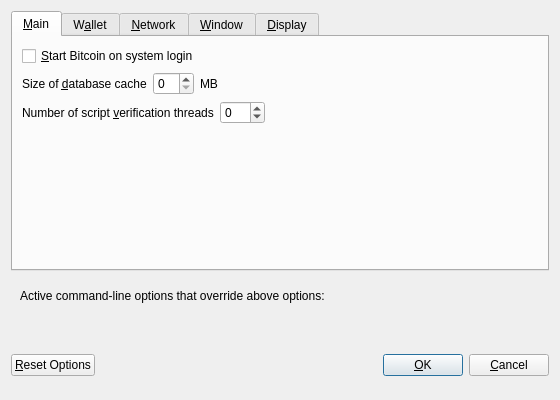
<?xml version="1.0" encoding="UTF-8"?>
<ui version="4.0">
 <class>OptionsDialog</class>
 <widget class="QDialog" name="OptionsDialog">
  <property name="geometry">
   <rect>
    <x>0</x>
    <y>0</y>
    <width>560</width>
    <height>400</height>
   </rect>
  </property>
  <property name="windowTitle">
   <string>Options</string>
  </property>
  <property name="modal">
   <bool>true</bool>
  </property>
  <layout class="QVBoxLayout" name="verticalLayout">
   <item>
    <widget class="QTabWidget" name="tabWidget">
     <property name="currentIndex">
      <number>0</number>
     </property>
     <widget class="QWidget" name="tabMain">
      <attribute name="title">
       <string>&amp;Main</string>
      </attribute>
      <layout class="QVBoxLayout" name="verticalLayout_Main">
       <item>
        <widget class="QCheckBox" name="bitcoinAtStartup">
         <property name="toolTip">
          <string>Automatically start Bitcoin after logging in to the system.</string>
         </property>
         <property name="text">
          <string>&amp;Start Bitcoin on system login</string>
         </property>
        </widget>
       </item>
       <item>
        <layout class="QHBoxLayout" name="horizontalLayout_2_Main">
         <item>
          <widget class="QLabel" name="databaseCacheLabel">
           <property name="text">
            <string>Size of &amp;database cache</string>
           </property>
           <property name="textFormat">
            <enum>Qt::PlainText</enum>
           </property>
           <property name="buddy">
            <cstring>databaseCache</cstring>
           </property>
          </widget>
         </item>
         <item>
          <widget class="QSpinBox" name="databaseCache"/>
         </item>
         <item>
          <widget class="QLabel" name="databaseCacheUnitLabel">
           <property name="text">
            <string>MB</string>
           </property>
           <property name="textFormat">
            <enum>Qt::PlainText</enum>
           </property>
          </widget>
         </item>
         <item>
          <spacer name="horizontalSpacer_2_Main">
           <property name="orientation">
            <enum>Qt::Horizontal</enum>
           </property>
           <property name="sizeHint" stdset="0">
            <size>
             <width>40</width>
             <height>20</height>
            </size>
           </property>
          </spacer>
         </item>
        </layout>
       </item>
       <item>
        <layout class="QHBoxLayout" name="horizontalLayout_3_Main">
         <item>
          <widget class="QLabel" name="threadsScriptVerifLabel">
           <property name="text">
            <string>Number of script &amp;verification threads</string>
           </property>
           <property name="textFormat">
            <enum>Qt::PlainText</enum>
           </property>
           <property name="buddy">
            <cstring>threadsScriptVerif</cstring>
           </property>
          </widget>
         </item>
         <item>
          <widget class="QSpinBox" name="threadsScriptVerif">
           <property name="toolTip">
            <string>Set the number of script verification threads (up to 16, 0 = auto, &lt;0 = leave that many cores free, default: 0)</string>
           </property>
           <property name="minimum">
            <number>-16</number>
           </property>
           <property name="maximum">
            <number>16</number>
           </property>
          </widget>
         </item>
         <item>
          <spacer name="horizontalSpacer_3_Main">
           <property name="orientation">
            <enum>Qt::Horizontal</enum>
           </property>
           <property name="sizeHint" stdset="0">
            <size>
             <width>40</width>
             <height>20</height>
            </size>
           </property>
          </spacer>
         </item>
        </layout>
       </item>
       <item>
        <spacer name="verticalSpacer_Main">
         <property name="orientation">
          <enum>Qt::Vertical</enum>
         </property>
         <property name="sizeHint" stdset="0">
          <size>
           <width>20</width>
           <height>40</height>
          </size>
         </property>
        </spacer>
       </item>
      </layout>
     </widget>
     <widget class="QWidget" name="tabWallet">
      <attribute name="title">
       <string>W&amp;allet</string>
      </attribute>
      <layout class="QVBoxLayout" name="verticalLayout_Wallet">
       <item>
        <widget class="QLabel" name="transactionFeeInfoLabel">
         <property name="text">
          <string>Optional transaction fee per kB that helps make sure your transactions are processed quickly. Most transactions are 1 kB.</string>
         </property>
         <property name="textFormat">
          <enum>Qt::PlainText</enum>
         </property>
         <property name="wordWrap">
          <bool>true</bool>
         </property>
        </widget>
       </item>
       <item>
        <layout class="QHBoxLayout" name="horizontalLayout_1_Wallet">
         <item>
          <widget class="QLabel" name="transactionFeeLabel">
           <property name="text">
            <string>Pay transaction &amp;fee</string>
           </property>
           <property name="textFormat">
            <enum>Qt::PlainText</enum>
           </property>
           <property name="buddy">
            <cstring>transactionFee</cstring>
           </property>
          </widget>
         </item>
         <item>
          <widget class="BitcoinAmountField" name="transactionFee"/>
         </item>
         <item>
          <spacer name="horizontalSpacer_1_Wallet">
           <property name="orientation">
            <enum>Qt::Horizontal</enum>
           </property>
           <property name="sizeHint" stdset="0">
            <size>
             <width>40</width>
             <height>20</height>
            </size>
           </property>
          </spacer>
         </item>
        </layout>
       </item>
       <item>
        <widget class="QLabel" name="spendZeroConfChangeInfoLabel">
         <property name="text">
          <string>If you disable the spending of unconfirmed change, the change from a transaction cannot be used until that transaction has at least one confirmation. This also affects how your balance is computed.</string>
         </property>
         <property name="textFormat">
          <enum>Qt::PlainText</enum>
         </property>
         <property name="wordWrap">
          <bool>true</bool>
         </property>
        </widget>
       </item>
       <item>
        <widget class="QCheckBox" name="spendZeroConfChange">
         <property name="text">
          <string>&amp;Spend unconfirmed change (experts only)</string>
         </property>
        </widget>
       </item>
       <item>
        <spacer name="verticalSpacer_Wallet">
         <property name="orientation">
          <enum>Qt::Vertical</enum>
         </property>
         <property name="sizeHint" stdset="0">
          <size>
           <width>20</width>
           <height>40</height>
          </size>
         </property>
        </spacer>
       </item>
      </layout>
     </widget>
     <widget class="QWidget" name="tabNetwork">
      <attribute name="title">
       <string>&amp;Network</string>
      </attribute>
      <layout class="QVBoxLayout" name="verticalLayout_Network">
       <item>
        <widget class="QCheckBox" name="mapPortUpnp">
         <property name="toolTip">
          <string>Automatically open the Freicoin client port on the router. This only works when your router supports UPnP and it is enabled.</string>
         </property>
         <property name="text">
          <string>Map port using &amp;UPnP</string>
         </property>
        </widget>
       </item>
       <item>
        <widget class="QCheckBox" name="connectSocks">
         <property name="toolTip">
          <string>Connect to the Freicoin network through a SOCKS proxy.</string>
         </property>
         <property name="text">
          <string>&amp;Connect through SOCKS proxy (default proxy):</string>
         </property>
        </widget>
       </item>
       <item>
        <layout class="QHBoxLayout" name="horizontalLayout_1_Network">
         <item>
          <widget class="QLabel" name="proxyIpLabel">
           <property name="text">
            <string>Proxy &amp;IP:</string>
           </property>
           <property name="textFormat">
            <enum>Qt::PlainText</enum>
           </property>
           <property name="buddy">
            <cstring>proxyIp</cstring>
           </property>
          </widget>
         </item>
         <item>
          <widget class="QValidatedLineEdit" name="proxyIp">
           <property name="minimumSize">
            <size>
             <width>140</width>
             <height>0</height>
            </size>
           </property>
           <property name="maximumSize">
            <size>
             <width>140</width>
             <height>16777215</height>
            </size>
           </property>
           <property name="toolTip">
            <string>IP address of the proxy (e.g. IPv4: 127.0.0.1 / IPv6: ::1)</string>
           </property>
          </widget>
         </item>
         <item>
          <widget class="QLabel" name="proxyPortLabel">
           <property name="text">
            <string>&amp;Port:</string>
           </property>
           <property name="textFormat">
            <enum>Qt::PlainText</enum>
           </property>
           <property name="buddy">
            <cstring>proxyPort</cstring>
           </property>
          </widget>
         </item>
         <item>
          <widget class="QLineEdit" name="proxyPort">
           <property name="minimumSize">
            <size>
             <width>55</width>
             <height>0</height>
            </size>
           </property>
           <property name="maximumSize">
            <size>
             <width>55</width>
             <height>16777215</height>
            </size>
           </property>
           <property name="toolTip">
            <string>Port of the proxy (e.g. 9050)</string>
           </property>
          </widget>
         </item>
         <item>
          <widget class="QLabel" name="socksVersionLabel">
           <property name="text">
            <string>SOCKS &amp;Version:</string>
           </property>
           <property name="textFormat">
            <enum>Qt::PlainText</enum>
           </property>
           <property name="buddy">
            <cstring>socksVersion</cstring>
           </property>
          </widget>
         </item>
         <item>
          <widget class="QValueComboBox" name="socksVersion">
           <property name="toolTip">
            <string>SOCKS version of the proxy (e.g. 5)</string>
           </property>
          </widget>
         </item>
         <item>
          <spacer name="horizontalSpacer_1_Network">
           <property name="orientation">
            <enum>Qt::Horizontal</enum>
           </property>
           <property name="sizeHint" stdset="0">
            <size>
             <width>40</width>
             <height>20</height>
            </size>
           </property>
          </spacer>
         </item>
        </layout>
       </item>
       <item>
        <spacer name="verticalSpacer_Network">
         <property name="orientation">
          <enum>Qt::Vertical</enum>
         </property>
         <property name="sizeHint" stdset="0">
          <size>
           <width>20</width>
           <height>40</height>
          </size>
         </property>
        </spacer>
       </item>
      </layout>
     </widget>
     <widget class="QWidget" name="tabWindow">
      <attribute name="title">
       <string>&amp;Window</string>
      </attribute>
      <layout class="QVBoxLayout" name="verticalLayout_Window">
       <item>
        <widget class="QCheckBox" name="minimizeToTray">
         <property name="toolTip">
          <string>Show only a tray icon after minimizing the window.</string>
         </property>
         <property name="text">
          <string>&amp;Minimize to the tray instead of the taskbar</string>
         </property>
        </widget>
       </item>
       <item>
        <widget class="QCheckBox" name="minimizeOnClose">
         <property name="toolTip">
          <string>Minimize instead of exit the application when the window is closed. When this option is enabled, the application will be closed only after selecting Quit in the menu.</string>
         </property>
         <property name="text">
          <string>M&amp;inimize on close</string>
         </property>
        </widget>
       </item>
       <item>
        <spacer name="verticalSpacer_Window">
         <property name="orientation">
          <enum>Qt::Vertical</enum>
         </property>
         <property name="sizeHint" stdset="0">
          <size>
           <width>20</width>
           <height>40</height>
          </size>
         </property>
        </spacer>
       </item>
      </layout>
     </widget>
     <widget class="QWidget" name="tabDisplay">
      <attribute name="title">
       <string>&amp;Display</string>
      </attribute>
      <layout class="QVBoxLayout" name="verticalLayout_Display">
       <item>
        <layout class="QHBoxLayout" name="horizontalLayout_1_Display">
         <item>
          <widget class="QLabel" name="langLabel">
           <property name="text">
            <string>User Interface &amp;language:</string>
           </property>
           <property name="textFormat">
            <enum>Qt::PlainText</enum>
           </property>
           <property name="buddy">
            <cstring>lang</cstring>
           </property>
          </widget>
         </item>
         <item>
          <widget class="QValueComboBox" name="lang">
           <property name="toolTip">
            <string>The user interface language can be set here. This setting will take effect after restarting Freicoin.</string>
           </property>
          </widget>
         </item>
        </layout>
       </item>
       <item>
        <layout class="QHBoxLayout" name="horizontalLayout_2_Display">
         <item>
          <widget class="QLabel" name="unitLabel">
           <property name="text">
            <string>&amp;Unit to show amounts in:</string>
           </property>
           <property name="textFormat">
            <enum>Qt::PlainText</enum>
           </property>
           <property name="buddy">
            <cstring>unit</cstring>
           </property>
          </widget>
         </item>
         <item>
          <widget class="QValueComboBox" name="unit">
           <property name="toolTip">
            <string>Choose the default subdivision unit to show in the interface and when sending coins.</string>
           </property>
          </widget>
         </item>
        </layout>
       </item>
       <item>
        <widget class="QCheckBox" name="displayAddresses">
         <property name="toolTip">
          <string>Whether to show Freicoin addresses in the transaction list or not.</string>
         </property>
         <property name="text">
          <string>&amp;Display addresses in transaction list</string>
         </property>
        </widget>
       </item>
       <item>
        <widget class="QCheckBox" name="coinControlFeatures">
         <property name="toolTip">
          <string>Whether to show coin control features or not.</string>
         </property>
         <property name="text">
          <string>Display coin &amp;control features (experts only)</string>
         </property>
        </widget>
       </item>
       <item>
        <spacer name="verticalSpacer_Display">
         <property name="orientation">
          <enum>Qt::Vertical</enum>
         </property>
         <property name="sizeHint" stdset="0">
          <size>
           <width>20</width>
           <height>40</height>
          </size>
         </property>
        </spacer>
       </item>
      </layout>
     </widget>
    </widget>
   </item>
   <item>
    <widget class="QFrame" name="frame">
     <layout class="QVBoxLayout" name="verticalLayout_Bottom">
      <item>
       <layout class="QHBoxLayout" name="horizontalLayout_Bottom">
        <item>
         <widget class="QLabel" name="overriddenByCommandLineInfoLabel">
          <property name="text">
           <string>Active command-line options that override above options:</string>
          </property>
          <property name="textFormat">
           <enum>Qt::PlainText</enum>
          </property>
         </widget>
        </item>
        <item>
         <spacer name="horizontalSpacer_Bottom">
          <property name="orientation">
           <enum>Qt::Horizontal</enum>
          </property>
          <property name="sizeHint" stdset="0">
           <size>
            <width>40</width>
            <height>20</height>
           </size>
          </property>
         </spacer>
        </item>
       </layout>
      </item>
      <item>
       <widget class="QLabel" name="overriddenByCommandLineLabel">
        <property name="text">
         <string/>
        </property>
        <property name="textFormat">
         <enum>Qt::PlainText</enum>
        </property>
        <property name="wordWrap">
         <bool>true</bool>
        </property>
       </widget>
      </item>
     </layout>
    </widget>
   </item>
   <item>
    <layout class="QHBoxLayout" name="horizontalLayout_Buttons">
     <item>
      <widget class="QPushButton" name="resetButton">
       <property name="toolTip">
        <string>Reset all client options to default.</string>
       </property>
       <property name="text">
        <string>&amp;Reset Options</string>
       </property>
       <property name="autoDefault">
        <bool>false</bool>
       </property>
      </widget>
     </item>
     <item>
      <spacer name="horizontalSpacer_1">
       <property name="orientation">
        <enum>Qt::Horizontal</enum>
       </property>
       <property name="sizeHint" stdset="0">
        <size>
         <width>40</width>
         <height>48</height>
        </size>
       </property>
      </spacer>
     </item>
     <item>
      <widget class="QLabel" name="statusLabel">
       <property name="minimumSize">
        <size>
         <width>200</width>
         <height>0</height>
        </size>
       </property>
       <property name="font">
        <font>
         <weight>75</weight>
         <bold>true</bold>
        </font>
       </property>
       <property name="text">
        <string/>
       </property>
       <property name="textFormat">
        <enum>Qt::PlainText</enum>
       </property>
       <property name="wordWrap">
        <bool>true</bool>
       </property>
      </widget>
     </item>
     <item>
      <spacer name="horizontalSpacer_2">
       <property name="orientation">
        <enum>Qt::Horizontal</enum>
       </property>
       <property name="sizeHint" stdset="0">
        <size>
         <width>40</width>
         <height>48</height>
        </size>
       </property>
      </spacer>
     </item>
     <item>
      <widget class="QPushButton" name="okButton">
       <property name="text">
        <string>&amp;OK</string>
       </property>
      </widget>
     </item>
     <item>
      <widget class="QPushButton" name="cancelButton">
       <property name="text">
        <string>&amp;Cancel</string>
       </property>
       <property name="autoDefault">
        <bool>false</bool>
       </property>
      </widget>
     </item>
    </layout>
   </item>
  </layout>
 </widget>
 <customwidgets>
  <customwidget>
   <class>BitcoinAmountField</class>
   <extends>QLineEdit</extends>
   <header>bitcoinamountfield.h</header>
   <container>1</container>
  </customwidget>
  <customwidget>
   <class>QValidatedLineEdit</class>
   <extends>QLineEdit</extends>
   <header>qvalidatedlineedit.h</header>
  </customwidget>
  <customwidget>
   <class>QValueComboBox</class>
   <extends>QComboBox</extends>
   <header>qvaluecombobox.h</header>
  </customwidget>
 </customwidgets>
 <resources/>
 <connections/>
</ui>
